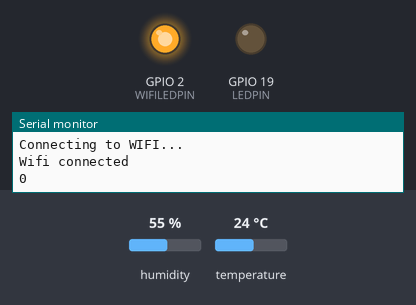
Bench run of a sketch on a simulated ESP32. Parts: output pins drawn as LEDs (lit = HIGH), the last lines printed to the serial monitor. The inputs (shaded band) are chosen by the test bench; at power-on: humidity 55 %, temperature 24 °C. WiFi joins after 1.5 s; servers stay silent unless stated; no MQTT or app messages arrive unless stated.

Above: at 2.0 s.
At 5.0 s:
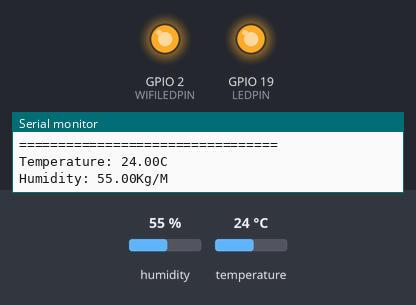
Timing chart, 0 to 9.3 s (numbered marks = the images above):
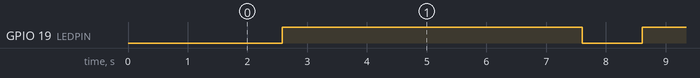

The sketch:

temp_sensor.ino
```cpp
#include "DHT.h"

//Json
#include "ArduinoJson.h"
char temperaturePub[100];
char humidityPub[100];

//definindo constantes do DHT
#define DHTPIN 4
#define DHTTYPE DHT11
#define LEDPIN 19
DHT dht(DHTPIN, DHTTYPE);

//Definindo dados Wifi
#include "WiFi.h"
const char* ssid = "Jefferson";
const char* passwordWifi = "gelson43";
WiFiClient esp32Client;
#define WIFILEDPIN 2

//Definindo dados MQTT
#include "PubSubClient.h"
const char* mqttBroker = "mqtt.tago.io";
const int mqttBrokerPort = 1883;
const char* username = "default";
const char* password = "ecb20fe8-f41c-4f10-b1b3-033be47be750";
const char* temperatureTopic = "ESP32_Jefferson/temperature";
const char* humidityTopic = "ESP32_Jefferson/humidity";
PubSubClient client(esp32Client);


void setup() {
  Serial.begin(115200);
  Serial.println("Teste de temperatura");

  //IniciandoPinoLed
  pinMode(LEDPIN, OUTPUT);

  //Inicianlizando Sensor DHT
  dht.begin();

  //Inicianlizando wifi e pinostatus
  connectWifi();
  pinMode(WIFILEDPIN, OUTPUT);

  //Inicializando servidor MQTT
  client.setServer(mqttBroker, mqttBrokerPort);
  //client.setCallback(callback);
}

void loop() {
  if (!client.connected()){
    reconnectMQTT();
    }
  getDHTData();
  publishTemperatureHumidity();
  showWifi();
}

void getDHTData(){
  float temperature = dht.readTemperature(false);
  float humidity = dht.readHumidity();

  digitalWrite(LEDPIN, LOW);
  delay(1000);

  if (isnan(temperature) || isnan(humidity)){
    Serial.println("Valores näo puderam ser lidos...");
  }else{

    Serial.println("=================================");
    Serial.println("=================================");

    Serial.print("Temperature: ");
    Serial.print(temperature);
    Serial.println("C");

    Serial.print("Humidity: ");
    Serial.print(humidity);
    Serial.println("Kg/M");

  }

  digitalWrite(LEDPIN, HIGH);
  delay(5000);
 }

 //funcoes auxiliares wifi
 void connectWifi(){
    WiFi.begin(ssid, passwordWifi);

    while(WiFi.status() != WL_CONNECTED ){
      delay(500);
      Serial.println("Connecting to WIFI...");
      }

    Serial.println("Wifi connected");
    digitalWrite(WIFILEDPIN, HIGH);
  }

  void showWifi(){
    Serial.println(WiFi.status());
    }

  //funcoes auxiliares MQTT
  void reconnectMQTT(){
    while(!client.connected()){
      client.connect("esp32Client", username, password);
      Serial.println(client.state());
    }
  }

  void publishTemperatureHumidity(){
    float temperature = dht.readTemperature(false);
    float humidity = dht.readHumidity();

    //declarando Jsons
    StaticJsonDocument<300> temperatureJson;
    StaticJsonDocument<300> humidityJson;

    humidityJson["variable"] = "Humidity";
    humidityJson["value"] = humidity;
    temperatureJson["variable"] = "Temperature";
    temperatureJson["value"] = String(temperature);

    serializeJson(humidityJson, humidityPub);
    serializeJson(temperatureJson, temperaturePub);

    client.publish(temperatureTopic, temperaturePub, true);
    client.publish(humidityTopic, humidityPub, true);


    }
```

Measured:
- by itself, GPIO 19 (LEDPIN): alternates HIGH for 5.0 s and LOW for 1.0 s
